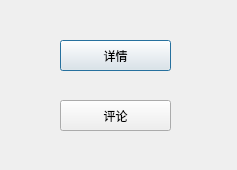
<?xml version="1.0" encoding="UTF-8"?>
<ui version="4.0">
 <class>detail_or_review</class>
 <widget class="QDialog" name="detail_or_review">
  <property name="geometry">
   <rect>
    <x>0</x>
    <y>0</y>
    <width>237</width>
    <height>170</height>
   </rect>
  </property>
  <property name="windowTitle">
   <string>Dialog</string>
  </property>
  <widget class="QPushButton" name="pushButton">
   <property name="geometry">
    <rect>
     <x>60</x>
     <y>40</y>
     <width>111</width>
     <height>31</height>
    </rect>
   </property>
   <property name="text">
    <string>详情</string>
   </property>
  </widget>
  <widget class="QPushButton" name="pushButton_2">
   <property name="geometry">
    <rect>
     <x>60</x>
     <y>100</y>
     <width>111</width>
     <height>31</height>
    </rect>
   </property>
   <property name="text">
    <string>评论</string>
   </property>
  </widget>
 </widget>
 <resources/>
 <connections/>
</ui>
